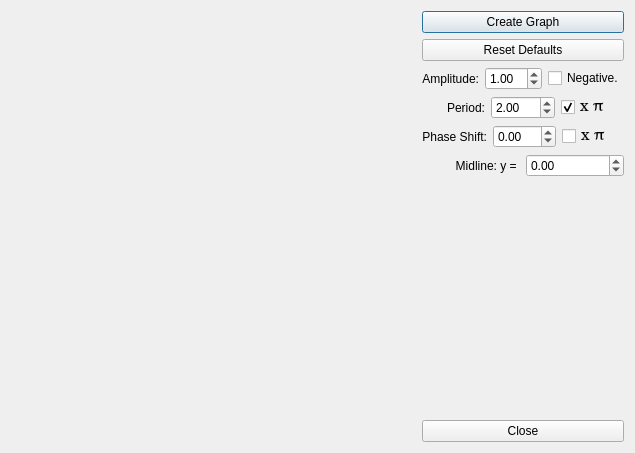
<?xml version="1.0" encoding="UTF-8"?>
<ui version="4.0">
 <class>CreateGraphsWindow</class>
 <widget class="QDialog" name="CreateGraphsWindow">
  <property name="geometry">
   <rect>
    <x>0</x>
    <y>0</y>
    <width>635</width>
    <height>453</height>
   </rect>
  </property>
  <property name="windowTitle">
   <string>Dialog</string>
  </property>
  <layout class="QGridLayout" name="gridLayout">
   <item row="0" column="0">
    <widget class="RenderArea" name="renderArea" native="true">
     <property name="sizePolicy">
      <sizepolicy hsizetype="Preferred" vsizetype="Preferred">
       <horstretch>1</horstretch>
       <verstretch>1</verstretch>
      </sizepolicy>
     </property>
    </widget>
   </item>
   <item row="0" column="1">
    <layout class="QVBoxLayout" name="verticalLayout">
     <item>
      <widget class="QPushButton" name="btnCreateGraph">
       <property name="text">
        <string>Create Graph</string>
       </property>
      </widget>
     </item>
     <item>
      <widget class="QPushButton" name="btnResetDefaults">
       <property name="text">
        <string>Reset Defaults</string>
       </property>
      </widget>
     </item>
     <item>
      <layout class="QHBoxLayout" name="horizontalLayout">
       <item>
        <widget class="QLabel" name="labelAmplitude">
         <property name="text">
          <string>Amplitude:</string>
         </property>
         <property name="alignment">
          <set>Qt::AlignRight|Qt::AlignTrailing|Qt::AlignVCenter</set>
         </property>
        </widget>
       </item>
       <item>
        <widget class="QDoubleSpinBox" name="spinAmplitude">
         <property name="value">
          <double>1.000000000000000</double>
         </property>
        </widget>
       </item>
       <item>
        <widget class="QCheckBox" name="checkNegative">
         <property name="sizePolicy">
          <sizepolicy hsizetype="Minimum" vsizetype="Fixed">
           <horstretch>0</horstretch>
           <verstretch>0</verstretch>
          </sizepolicy>
         </property>
         <property name="text">
          <string>Negative.</string>
         </property>
        </widget>
       </item>
      </layout>
     </item>
     <item>
      <layout class="QHBoxLayout" name="horizontalLayout_2">
       <item>
        <widget class="QLabel" name="labelPeriod">
         <property name="text">
          <string>Period:</string>
         </property>
         <property name="alignment">
          <set>Qt::AlignRight|Qt::AlignTrailing|Qt::AlignVCenter</set>
         </property>
        </widget>
       </item>
       <item>
        <widget class="QDoubleSpinBox" name="spinPeriod">
         <property name="value">
          <double>2.000000000000000</double>
         </property>
        </widget>
       </item>
       <item>
        <widget class="QCheckBox" name="checkPeriodTimesPi">
         <property name="font">
          <font>
           <family>Century Schoolbook L</family>
           <pointsize>12</pointsize>
          </font>
         </property>
         <property name="text">
          <string>x π</string>
         </property>
         <property name="checked">
          <bool>true</bool>
         </property>
        </widget>
       </item>
      </layout>
     </item>
     <item>
      <layout class="QHBoxLayout" name="horizontalLayout_3">
       <item>
        <widget class="QLabel" name="labelPhaseShift">
         <property name="text">
          <string>Phase Shift:</string>
         </property>
         <property name="alignment">
          <set>Qt::AlignRight|Qt::AlignTrailing|Qt::AlignVCenter</set>
         </property>
        </widget>
       </item>
       <item>
        <widget class="QDoubleSpinBox" name="spinPhaseShift">
         <property name="minimum">
          <double>-99.989999999999995</double>
         </property>
        </widget>
       </item>
       <item>
        <widget class="QCheckBox" name="checkPhaseShiftTimesPi">
         <property name="font">
          <font>
           <family>Century Schoolbook L</family>
           <pointsize>12</pointsize>
          </font>
         </property>
         <property name="text">
          <string>x π</string>
         </property>
        </widget>
       </item>
      </layout>
     </item>
     <item>
      <layout class="QHBoxLayout" name="horizontalLayout_4">
       <item>
        <widget class="QLabel" name="labelMidline">
         <property name="text">
          <string>Midline: y = </string>
         </property>
         <property name="alignment">
          <set>Qt::AlignRight|Qt::AlignTrailing|Qt::AlignVCenter</set>
         </property>
        </widget>
       </item>
       <item>
        <widget class="QDoubleSpinBox" name="spinMidline">
         <property name="minimum">
          <double>-99.989999999999995</double>
         </property>
        </widget>
       </item>
      </layout>
     </item>
     <item>
      <spacer name="verticalSpacer">
       <property name="orientation">
        <enum>Qt::Vertical</enum>
       </property>
       <property name="sizeHint" stdset="0">
        <size>
         <width>20</width>
         <height>40</height>
        </size>
       </property>
      </spacer>
     </item>
     <item>
      <widget class="QPushButton" name="btnCloseWindow">
       <property name="text">
        <string>Close</string>
       </property>
      </widget>
     </item>
    </layout>
   </item>
  </layout>
 </widget>
 <customwidgets>
  <customwidget>
   <class>RenderArea</class>
   <extends>QWidget</extends>
   <header>renderarea.h</header>
   <container>1</container>
  </customwidget>
 </customwidgets>
 <resources/>
 <connections/>
</ui>
